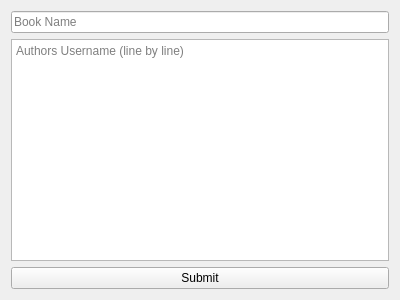
<?xml version="1.0" encoding="UTF-8"?>
<ui version="4.0">
 <class>AddBook</class>
 <widget class="QWidget" name="AddBook">
  <property name="geometry">
   <rect>
    <x>0</x>
    <y>0</y>
    <width>400</width>
    <height>300</height>
   </rect>
  </property>
  <property name="windowTitle">
   <string>Form</string>
  </property>
  <layout class="QVBoxLayout" name="verticalLayout">
   <item>
    <widget class="QLineEdit" name="book_name">
     <property name="placeholderText">
      <string>Book Name</string>
     </property>
    </widget>
   </item>
   <item>
    <widget class="QPlainTextEdit" name="authors_usernane">
     <property name="placeholderText">
      <string>Authors Username (line by line)</string>
     </property>
    </widget>
   </item>
   <item>
    <widget class="QPushButton" name="submit">
     <property name="text">
      <string>Submit</string>
     </property>
    </widget>
   </item>
  </layout>
 </widget>
 <resources/>
 <connections/>
</ui>
